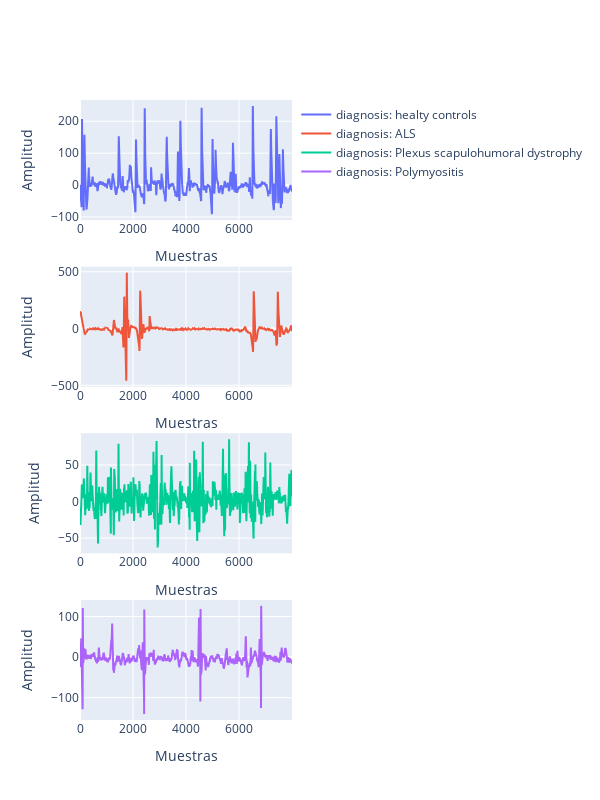

Notebook code for this chart:
### Markdown cell above
## 1-Diagnóstico de Trastornos Neuromusculares
Las señales EMG fueron tomadas del sitio web de EMGLAB (http://www.emglab.net/). Las señales EMG clínicas se adquirieron bajo condiciones normales para el análisis de MUAP. Las señales EMG se registraron a un nivel de contracción voluntaria y constante bajo con un electrodo de aguja concéntrica estándar. Las señales EMG se filtraron entre 2 Hz y 10 kHz, y consisten en un grupo de control, un grupo de pacientes con ELA y un grupo con miopatía.

En el grupo de control había 10 sujetos normales (cuatro mujeres y seis hombres) de entre 21 y 37 años. En el grupo de ELA había ocho pacientes (cuatro mujeres y cuatro hombres) de entre 35 y 67 años. En el grupo de miopatía había siete pacientes (dos mujeres y cinco hombres) de entre 19 y 63 años (Nikolic, 2001).

### Code cell
import numpy as np  # Importa la biblioteca numpy para trabajar con matrices y funciones matemáticas.
import wfdb  # Importa la biblioteca wfdb para trabajar con archivos de datos fisiológicos.
import glob  # Importa la biblioteca glob para buscar archivos en el sistema de archivos.
import plotly.graph_objects as go  # Importa los objetos gráficos de Plotly para crear gráficos.
from plotly.subplots import (
    make_subplots,
)  # Importa la función para crear subplots en Plotly.

# Buscar archivos con extensión .bin en el directorio actual
archivos = glob.glob("./*.bin")

# Crear una figura con 4 subplots verticales
fig = make_subplots(rows=4, cols=1)

# Iterar sobre los primeros 4 archivos encontrados
for i in range(4):
    # Leer el archivo de datos fisiológicos
    record = wfdb.rdrecord(archivos[i][:-4], sampfrom=0, sampto=8000)
    signal = record.p_signal  # Obtener la señal del registro
    name = record.comments[2]  # Obtener el nombre del registro desde los comentarios

    # Añadir trazas a los subplots
    fig.add_trace(go.Scatter(y=signal[:, 0], name=name), row=i + 1, col=1)

    # Añadir títulos a cada eje
    fig.update_xaxes(title_text="Muestras", row=1 + i, col=1)
    fig.update_yaxes(title_text="Amplitud", row=1 + i, col=1)

# Mostrar la figura
fig.update_layout(height=800, width=600)  # Ajustar el tamaño de la figura
fig.show()  # Mostrar la figura interactiva

### Figure 1 — Plotly figure (JSON) as saved in the notebook; plotly's stock layout.template omitted (floating-point values rounded to 4 significant figures; data arrays with more than 128 entries replaced by an {"elided": "..."} marker saying what was removed)
{"data": [{"name": "diagnosis: healty controls", "type": "scatter", "xaxis": "x", "y": {"elided": "8000 float values"}, "yaxis": "y"}, {"name": "diagnosis: ALS", "type": "scatter", "xaxis": "x2", "y": {"elided": "8000 float values"}, "yaxis": "y2"}, {"name": "diagnosis: Plexus scapulohumoral dystrophy", "type": "scatter", "xaxis": "x3", "y": {"elided": "8000 float values"}, "yaxis": "y3"}, {"name": "diagnosis: Polymyositis", "type": "scatter", "xaxis": "x4", "y": {"elided": "8000 float values"}, "yaxis": "y4"}], "layout": {"height": 800, "width": 600, "xaxis": {"anchor": "y", "domain": [0, 1], "title": {"text": "Muestras"}}, "xaxis2": {"anchor": "y2", "domain": [0, 1], "title": {"text": "Muestras"}}, "xaxis3": {"anchor": "y3", "domain": [0, 1], "title": {"text": "Muestras"}}, "xaxis4": {"anchor": "y4", "domain": [0, 1], "title": {"text": "Muestras"}}, "yaxis": {"anchor": "x", "domain": [0.8063, 1], "title": {"text": "Amplitud"}}, "yaxis2": {"anchor": "x2", "domain": [0.5375, 0.7312], "title": {"text": "Amplitud"}}, "yaxis3": {"anchor": "x3", "domain": [0.2687, 0.4625], "title": {"text": "Amplitud"}}, "yaxis4": {"anchor": "x4", "domain": [0, 0.1938], "title": {"text": "Amplitud"}}}}
